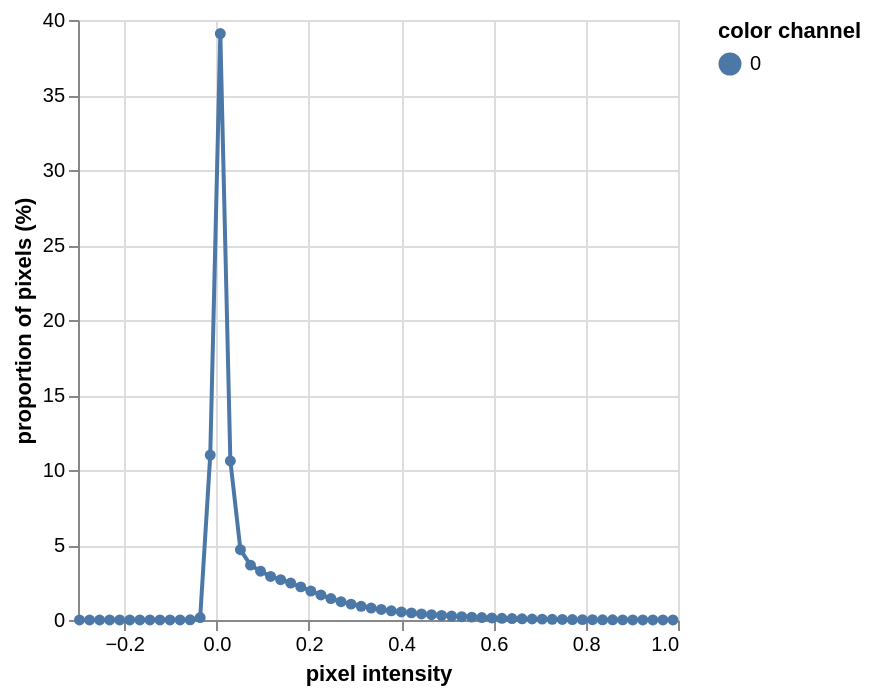

Write notebook code for a chart like this one.
### Markdown cell above
## Step 6: Threshold the image using the chosen index or colorspace

Here, we will use the BGI index moving forward, since it best provided separation of plants from background.

### Code cell
# Plot the BGI index image in an easier to view color map. 

pcv.plot_image(bgi.array_data, cmap="viridis")

# Plot the histogram to visualize the distribution of pixel values. Determine the cutoff value in the histogram in which the plants are separated from the background. This will be used to threshold the image in the next step. 

_ = pcv.visualize.histogram(img=bgi.array_data, bins=60)

### Figure 1 — Vega-Lite specification as saved in the notebook (floating-point values rounded to 4 significant figures)
{"config": {"view": {"continuousWidth": 300, "continuousHeight": 300}}, "data": {"name": "data-352fe8911f831597ac4407b15ff15280"}, "mark": {"type": "line", "point": true}, "encoding": {"color": {"field": "color channel", "type": "nominal"}, "tooltip": [{"field": "pixel intensity", "type": "quantitative"}, {"field": "proportion of pixels (%)", "type": "quantitative"}], "x": {"field": "pixel intensity", "type": "quantitative"}, "y": {"field": "proportion of pixels (%)", "type": "quantitative"}}, "$schema": "https://vega.github.io/schema/vega-lite/v5.20.1.json", "datasets": {"data-352fe8911f831597ac4407b15ff15280": [{"pixel intensity": -0.2968, "proportion of pixels (%)": 5.508e-05, "hist_count": 4, "color channel": "0"}, {"pixel intensity": -0.275, "proportion of pixels (%)": 4.131e-05, "hist_count": 3, "color channel": "0"}, {"pixel intensity": -0.2532, "proportion of pixels (%)": 8.263e-05, "hist_count": 6, "color channel": "0"}, {"pixel intensity": -0.2314, "proportion of pixels (%)": 0.0002479, "hist_count": 18, "color channel": "0"}, {"pixel intensity": -0.2096, "proportion of pixels (%)": 0.000179, "hist_count": 13, "color channel": "0"}, {"pixel intensity": -0.1878, "proportion of pixels (%)": 0.0003443, "hist_count": 25, "color channel": "0"}, {"pixel intensity": -0.166, "proportion of pixels (%)": 0.0001515, "hist_count": 11, "color channel": "0"}, {"pixel intensity": -0.1442, "proportion of pixels (%)": 0.0005233, "hist_count": 38, "color channel": "0"}, {"pixel intensity": -0.1224, "proportion of pixels (%)": 0.0008125, "hist_count": 59, "color channel": "0"}, {"pixel intensity": -0.1006, "proportion of pixels (%)": 0.002369, "hist_count": 172, "color channel": "0"}, {"pixel intensity": -0.07885, "proportion of pixels (%)": 0.00493, "hist_count": 358, "color channel": "0"}, {"pixel intensity": -0.05705, "proportion of pixels (%)": 0.01472, "hist_count": 1069, "color channel": "0"}, {"pixel intensity": -0.03526, "proportion of pixels (%)": 0.1628, "hist_count": 11820, "color channel": "0"}, {"pixel intensity": -0.01346, "proportion of pixels (%)": 10.99, "hist_count": 798376, "color channel": "0"}, {"pixel intensity": 0.008333, "proportion of pixels (%)": 39.1, "hist_count": 2839113, "color channel": "0"}, {"pixel intensity": 0.03013, "proportion of pixels (%)": 10.6, "hist_count": 769928, "color channel": "0"}, {"pixel intensity": 0.05192, "proportion of pixels (%)": 4.687, "hist_count": 340349, "color channel": "0"}, {"pixel intensity": 0.07372, "proportion of pixels (%)": 3.657, "hist_count": 265583, "color channel": "0"}, {"pixel intensity": 0.09551, "proportion of pixels (%)": 3.256, "hist_count": 236411, "color channel": "0"}, {"pixel intensity": 0.1173, "proportion of pixels (%)": 2.905, "hist_count": 210938, "color channel": "0"}, {"pixel intensity": 0.1391, "proportion of pixels (%)": 2.687, "hist_count": 195120, "color channel": "0"}, {"pixel intensity": 0.1609, "proportion of pixels (%)": 2.464, "hist_count": 178915, "color channel": "0"}, {"pixel intensity": 0.1827, "proportion of pixels (%)": 2.208, "hist_count": 160342, "color channel": "0"}, {"pixel intensity": 0.2045, "proportion of pixels (%)": 1.932, "hist_count": 140318, "color channel": "0"}, {"pixel intensity": 0.2263, "proportion of pixels (%)": 1.671, "hist_count": 121350, "color channel": "0"}, {"pixel intensity": 0.2481, "proportion of pixels (%)": 1.433, "hist_count": 104056, "color channel": "0"}, {"pixel intensity": 0.2699, "proportion of pixels (%)": 1.222, "hist_count": 88749, "color channel": "0"}, {"pixel intensity": 0.2917, "proportion of pixels (%)": 1.059, "hist_count": 76895, "color channel": "0"}, {"pixel intensity": 0.3135, "proportion of pixels (%)": 0.9154, "hist_count": 66469, "color channel": "0"}, {"pixel intensity": 0.3353, "proportion of pixels (%)": 0.7961, "hist_count": 57810, "color channel": "0"}, {"pixel intensity": 0.3571, "proportion of pixels (%)": 0.7013, "hist_count": 50926, "color channel": "0"}, {"pixel intensity": 0.3788, "proportion of pixels (%)": 0.6152, "hist_count": 44676, "color channel": "0"}, {"pixel intensity": 0.4006, "proportion of pixels (%)": 0.5344, "hist_count": 38805, "color channel": "0"}, {"pixel intensity": 0.4224, "proportion of pixels (%)": 0.474, "hist_count": 34420, "color channel": "0"}, {"pixel intensity": 0.4442, "proportion of pixels (%)": 0.4017, "hist_count": 29166, "color channel": "0"}, {"pixel intensity": 0.466, "proportion of pixels (%)": 0.3544, "hist_count": 25737, "color channel": "0"}, {"pixel intensity": 0.4878, "proportion of pixels (%)": 0.3042, "hist_count": 22087, "color channel": "0"}, {"pixel intensity": 0.5096, "proportion of pixels (%)": 0.2649, "hist_count": 19237, "color channel": "0"}, {"pixel intensity": 0.5314, "proportion of pixels (%)": 0.2221, "hist_count": 16128, "color channel": "0"}, {"pixel intensity": 0.5532, "proportion of pixels (%)": 0.1912, "hist_count": 13882, "color channel": "0"}, {"pixel intensity": 0.575, "proportion of pixels (%)": 0.1624, "hist_count": 11790, "color channel": "0"}, {"pixel intensity": 0.5968, "proportion of pixels (%)": 0.1382, "hist_count": 10039, "color channel": "0"}, {"pixel intensity": 0.6186, "proportion of pixels (%)": 0.1126, "hist_count": 8177, "color channel": "0"}, {"pixel intensity": 0.6404, "proportion of pixels (%)": 0.09833, "hist_count": 7140, "color channel": "0"}, {"pixel intensity": 0.6622, "proportion of pixels (%)": 0.08221, "hist_count": 5970, "color channel": "0"}, {"pixel intensity": 0.684, "proportion of pixels (%)": 0.06663, "hist_count": 4838, "color channel": "0"}, {"pixel intensity": 0.7058, "proportion of pixels (%)": 0.058, "hist_count": 4212, "color channel": "0"}, {"pixel intensity": 0.7276, "proportion of pixels (%)": 0.04403, "hist_count": 3197, "color channel": "0"}, {"pixel intensity": 0.7494, "proportion of pixels (%)": 0.03709, "hist_count": 2693, "color channel": "0"}, {"pixel intensity": 0.7712, "proportion of pixels (%)": 0.02851, "hist_count": 2070, "color channel": "0"}, {"pixel intensity": 0.7929, "proportion of pixels (%)": 0.0237, "hist_count": 1721, "color channel": "0"}, {"pixel intensity": 0.8147, "proportion of pixels (%)": 0.01898, "hist_count": 1378, "color channel": "0"}, {"pixel intensity": 0.8365, "proportion of pixels (%)": 0.01421, "hist_count": 1032, "color channel": "0"}, {"pixel intensity": 0.8583, "proportion of pixels (%)": 0.01171, "hist_count": 850, "color channel": "0"}, {"pixel intensity": 0.8801, "proportion of pixels (%)": 0.009061, "hist_count": 658, "color channel": "0"}, {"pixel intensity": 0.9019, "proportion of pixels (%)": 0.00672, "hist_count": 488, "color channel": "0"}, {"pixel intensity": 0.9237, "proportion of pixels (%)": 0.004476, "hist_count": 325, "color channel": "0"}, {"pixel intensity": 0.9455, "proportion of pixels (%)": 0.003016, "hist_count": 219, "color channel": "0"}, {"pixel intensity": 0.9673, "proportion of pixels (%)": 0.002093, "hist_count": 152, "color channel": "0"}, {"pixel intensity": 0.9891, "proportion of pixels (%)": 0.001997, "hist_count": 145, "color channel": "0"}]}}
